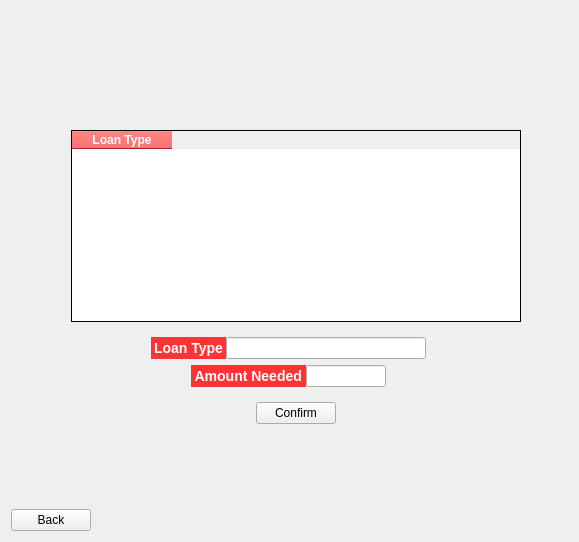
                 <widget class="QWidget" name="LoanPage">
                  <layout class="QGridLayout" name="gridLayout_9">
                   <item row="0" column="3">
                    <spacer name="verticalSpacer_8">
                     <property name="orientation">
                      <enum>Qt::Vertical</enum>
                     </property>
                     <property name="sizeHint" stdset="0">
                      <size>
                       <width>20</width>
                       <height>79</height>
                      </size>
                     </property>
                    </spacer>
                   </item>
                   <item row="1" column="0">
                    <spacer name="horizontalSpacer_8">
                     <property name="orientation">
                      <enum>Qt::Horizontal</enum>
                     </property>
                     <property name="sizeHint" stdset="0">
                      <size>
                       <width>47</width>
                       <height>20</height>
                      </size>
                     </property>
                    </spacer>
                   </item>
                   <item row="1" column="1" colspan="3">
                    <layout class="QVBoxLayout" name="verticalLayout_29">
                     <property name="spacing">
                      <number>15</number>
                     </property>
                     <property name="topMargin">
                      <number>40</number>
                     </property>
                     <item>
                      <widget class="QTableWidget" name="LoanTable">
                       <property name="sizePolicy">
                        <sizepolicy hsizetype="Expanding" vsizetype="Minimum">
                         <horstretch>0</horstretch>
                         <verstretch>0</verstretch>
                        </sizepolicy>
                       </property>
                       <property name="minimumSize">
                        <size>
                         <width>100</width>
                         <height>0</height>
                        </size>
                       </property>
                       <property name="styleSheet">
                        <string notr="true">QTableWidget {
  border: 1px solid black;
  border-collapse: collapse;
  background-color: white;
   color:black;
  font-weight: bold;
}

QHeaderView::section {
  background-color: #ff3333;
  color: white;
  font-weight: bold;
}</string>
                       </property>
                       <attribute name="horizontalHeaderMinimumSectionSize">
                        <number>28</number>
                       </attribute>
                       <column>
                        <property name="text">
                         <string>Loan Type</string>
                        </property>
                       </column>
                      </widget>
                     </item>
                     <item>
                      <layout class="QHBoxLayout" name="horizontalLayout_72">
                       <item>
                        <spacer name="horizontalSpacer_17">
                         <property name="orientation">
                          <enum>Qt::Horizontal</enum>
                         </property>
                         <property name="sizeType">
                          <enum>QSizePolicy::Maximum</enum>
                         </property>
                         <property name="sizeHint" stdset="0">
                          <size>
                           <width>80</width>
                           <height>20</height>
                          </size>
                         </property>
                        </spacer>
                       </item>
                       <item>
                        <layout class="QVBoxLayout" name="verticalLayout_30">
                         <property name="spacing">
                          <number>6</number>
                         </property>
                         <item>
                          <layout class="QHBoxLayout" name="horizontalLayout_73">
                           <property name="spacing">
                            <number>0</number>
                           </property>
                           <item>
                            <widget class="QLabel" name="label_57">
                             <property name="styleSheet">
                              <string notr="true">QLabel
{
	background-color: #ff3333;
	color: #fff;
	font-size: 14px;
	font-weight: bold;

}</string>
                             </property>
                             <property name="text">
                              <string>Loan Type</string>
                             </property>
                             <property name="alignment">
                              <set>Qt::AlignCenter</set>
                             </property>
                            </widget>
                           </item>
                           <item>
                            <widget class="QLineEdit" name="loanPage_loanType_le">
                             <property name="sizePolicy">
                              <sizepolicy hsizetype="Maximum" vsizetype="Fixed">
                               <horstretch>0</horstretch>
                               <verstretch>0</verstretch>
                              </sizepolicy>
                             </property>
                             <property name="minimumSize">
                              <size>
                               <width>200</width>
                               <height>0</height>
                              </size>
                             </property>
                             <property name="text">
                              <string/>
                             </property>
                             <property name="readOnly">
                              <bool>true</bool>
                             </property>
                            </widget>
                           </item>
                          </layout>
                         </item>
                         <item>
                          <layout class="QHBoxLayout" name="horizontalLayout_74">
                           <property name="spacing">
                            <number>0</number>
                           </property>
                           <item>
                            <spacer name="horizontalSpacer_104">
                             <property name="orientation">
                              <enum>Qt::Horizontal</enum>
                             </property>
                             <property name="sizeHint" stdset="0">
                              <size>
                               <width>40</width>
                               <height>20</height>
                              </size>
                             </property>
                            </spacer>
                           </item>
                           <item>
                            <widget class="QLabel" name="label_58">
                             <property name="styleSheet">
                              <string notr="true">QLabel
{
	background-color: #ff3333;
	color: #fff;
	font-size: 14px;
	font-weight: bold;

}</string>
                             </property>
                             <property name="text">
                              <string> Amount Needed </string>
                             </property>
                             <property name="alignment">
                              <set>Qt::AlignCenter</set>
                             </property>
                            </widget>
                           </item>
                           <item>
                            <widget class="QLineEdit" name="loanPage_amount_le">
                             <property name="sizePolicy">
                              <sizepolicy hsizetype="Maximum" vsizetype="Fixed">
                               <horstretch>0</horstretch>
                               <verstretch>0</verstretch>
                              </sizepolicy>
                             </property>
                             <property name="maximumSize">
                              <size>
                               <width>80</width>
                               <height>16777215</height>
                              </size>
                             </property>
                             <property name="text">
                              <string/>
                             </property>
                            </widget>
                           </item>
                           <item>
                            <spacer name="horizontalSpacer_105">
                             <property name="orientation">
                              <enum>Qt::Horizontal</enum>
                             </property>
                             <property name="sizeHint" stdset="0">
                              <size>
                               <width>40</width>
                               <height>20</height>
                              </size>
                             </property>
                            </spacer>
                           </item>
                          </layout>
                         </item>
                        </layout>
                       </item>
                       <item>
                        <spacer name="horizontalSpacer_106">
                         <property name="orientation">
                          <enum>Qt::Horizontal</enum>
                         </property>
                         <property name="sizeType">
                          <enum>QSizePolicy::Expanding</enum>
                         </property>
                         <property name="sizeHint" stdset="0">
                          <size>
                           <width>80</width>
                           <height>20</height>
                          </size>
                         </property>
                        </spacer>
                       </item>
                      </layout>
                     </item>
                     <item>
                      <layout class="QHBoxLayout" name="horizontalLayout_75">
                       <item>
                        <spacer name="horizontalSpacer_107">
                         <property name="orientation">
                          <enum>Qt::Horizontal</enum>
                         </property>
                         <property name="sizeHint" stdset="0">
                          <size>
                           <width>83</width>
                           <height>20</height>
                          </size>
                         </property>
                        </spacer>
                       </item>
                       <item>
                        <layout class="QHBoxLayout" name="horizontalLayout_76">
                         <property name="spacing">
                          <number>0</number>
                         </property>
                         <item>
                          <widget class="QPushButton" name="loanPage_confirmLoan_btn">
                           <property name="sizePolicy">
                            <sizepolicy hsizetype="Fixed" vsizetype="Fixed">
                             <horstretch>0</horstretch>
                             <verstretch>0</verstretch>
                            </sizepolicy>
                           </property>
                           <property name="minimumSize">
                            <size>
                             <width>80</width>
                             <height>0</height>
                            </size>
                           </property>
                           <property name="maximumSize">
                            <size>
                             <width>16777215</width>
                             <height>35</height>
                            </size>
                           </property>
                           <property name="styleSheet">
                            <string notr="true">/*-----QPushButton-----*/
QPushButton#sendmoney_fr_btn
{
	background-color: #ff3333;
	color: #fff;
	border-radius: 5px;
	font-size: 15px;
	font-weight: bold;
	border: none;
	padding: 5px;
}
</string>
                           </property>
                           <property name="text">
                            <string>Confirm</string>
                           </property>
                           <property name="checkable">
                            <bool>true</bool>
                           </property>
                          </widget>
                         </item>
                        </layout>
                       </item>
                       <item>
                        <spacer name="horizontalSpacer_108">
                         <property name="orientation">
                          <enum>Qt::Horizontal</enum>
                         </property>
                         <property name="sizeHint" stdset="0">
                          <size>
                           <width>82</width>
                           <height>20</height>
                          </size>
                         </property>
                        </spacer>
                       </item>
                      </layout>
                     </item>
                    </layout>
                   </item>
                   <item row="1" column="4">
                    <spacer name="horizontalSpacer_9">
                     <property name="orientation">
                      <enum>Qt::Horizontal</enum>
                     </property>
                     <property name="sizeHint" stdset="0">
                      <size>
                       <width>47</width>
                       <height>20</height>
                      </size>
                     </property>
                    </spacer>
                   </item>
                   <item row="2" column="1">
                    <spacer name="verticalSpacer_9">
                     <property name="orientation">
                      <enum>Qt::Vertical</enum>
                     </property>
                     <property name="sizeHint" stdset="0">
                      <size>
                       <width>20</width>
                       <height>79</height>
                      </size>
                     </property>
                    </spacer>
                   </item>
                   <item row="3" column="0" colspan="2">
                    <widget class="QPushButton" name="LoanPage_fr_back_btn">
                     <property name="maximumSize">
                      <size>
                       <width>80</width>
                       <height>35</height>
                      </size>
                     </property>
                     <property name="styleSheet">
                      <string notr="true">/*-----QPushButton-----*/
QPushButton#sendmoney_fr_btn
{
	background-color: #ff3333;
	color: #fff;
	border-radius: 5px;
	font-size: 15px;
	font-weight: bold;
	border: none;
	padding: 5px;
}
</string>
                     </property>
                     <property name="text">
                      <string>Back</string>
                     </property>
                     <property name="checkable">
                      <bool>true</bool>
                     </property>
                    </widget>
                   </item>
                   <item row="3" column="2">
                    <spacer name="horizontalSpacer_10">
                     <property name="orientation">
                      <enum>Qt::Horizontal</enum>
                     </property>
                     <property name="sizeHint" stdset="0">
                      <size>
                       <width>398</width>
                       <height>20</height>
                      </size>
                     </property>
                    </spacer>
                   </item>
                  </layout>
                 </widget>
